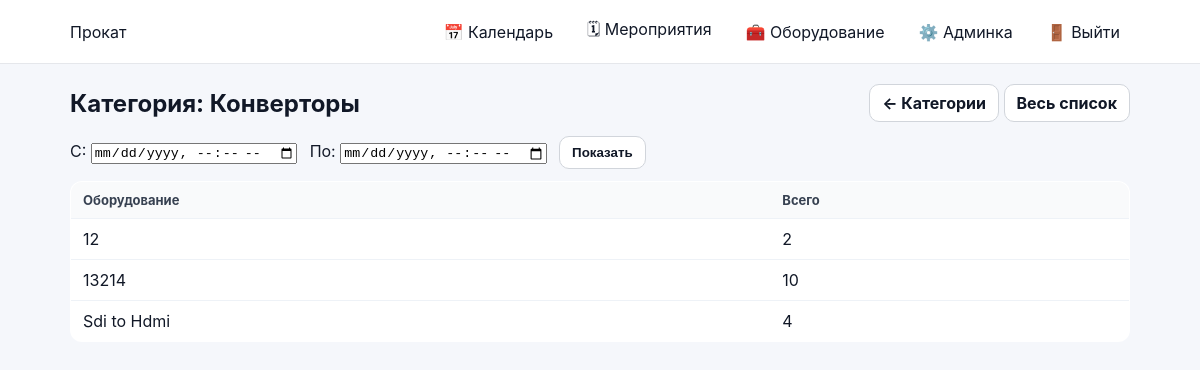
/equipment/category/1/ (signed in), run on an earlier commit of the app's database.
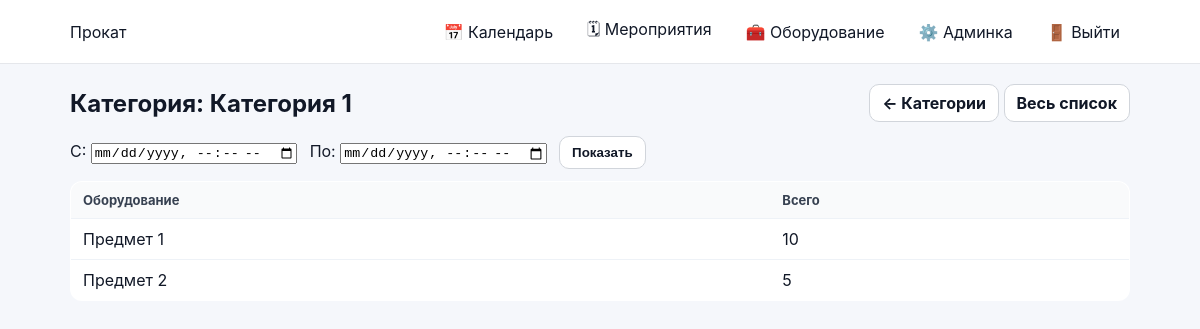
And on a later commit of the database.
### inventory/models.py (models this page shows, shortened)
class EquipmentCategory(models.Model):
    name = models.CharField(max_length=100, unique=True)

class Equipment(models.Model):
    STATUS_CHOICES = (
        ('available', 'Доступно'),
        ('rented', 'В прокате'),
        ('broken', 'Неисправно'),
    )
    name = models.CharField(max_length=200)
    category = models.ForeignKey(
        EquipmentCategory,
        on_delete=models.PROTECT,
        related_name='equipment'
    )
    serial_number = models.CharField(max_length=100, blank=True, null=True)
    quantity_total = models.PositiveIntegerField()
    location = models.CharField(max_length=200, blank=True)
    status = models.CharField(max_length=20, choices=STATUS_CHOICES, default='available')
    notes = models.TextField(blank=True)

### inventory/views.py (the view)
# urls.py: path('equipment/category/<int:category_id>/', equipment_category_view, name='equipment_category'),
@login_required
def equipment_category_view(request, category_id):
    category = get_object_or_404(EquipmentCategory, id=category_id)
    start = request.GET.get('start', '')
    end = request.GET.get('end', '')
    start_dt = _parse_dt(start)
    end_dt = _parse_dt(end)
    equipments = (
        Equipment.objects
        .filter(category=category)
        .select_related('category')
        .order_by('name')
    )
    rows = _rows_with_free(equipments, start_dt, end_dt)
    return render(request, 'inventory/equipment_category.html', {
        "category": category,
        "rows": rows,
        "start": start,
        "end": end,
        "has_period": bool(start_dt and end_dt),
    })

### inventory/views.py (called while the page is built, shortened)
def _parse_dt(value: str):
    if not value:
        return None

def _rows_with_free(equipments, start_dt, end_dt):
    rows = []
    free_map = None
    for eq in equipments:
        rows.append({
            "equipment": eq,
            "free": None if free_map is None else free_map.get(eq.id, 0),
        })
    return rows

### inventory/templates/inventory/equipment_category.html (shortened to what this page needs)
{% extends "base.html" %}
{% block content %}
<div class="toolbar">
    <h2 style="margin:0;">Категория: {{ category.name }}</h2>
    <div>
        <a class="btn" href="{% url 'equipment_list' %}">← Категории</a>
        <a class="btn" href="{% url 'equipment_list_all' %}">Весь список</a>
    </div>
</div>
<form method="get" style="margin: 12px 0;">
    <label>С:
        <input type="datetime-local" name="start" value="{{ start }}">
    </label>
    <label style="margin-left:8px;">По:
        <input type="datetime-local" name="end" value="{{ end }}">
    </label>
    <button class="btn" type="submit" style="margin-left:8px;">Показать</button>
</form>
<table class="list-table">
    <thead>
        <tr>
            <th>Оборудование</th>
            <th>Всего</th>
        </tr>
    </thead>
    <tbody>
        {% for row in rows %}
        <tr>
            <td><a href="{% url 'equipment_detail' row.equipment.id %}">{{ row.equipment.name }}</a></td>
            <td>{{ row.equipment.quantity_total }}</td>
        </tr>
        {% empty %}
        <tr>
            <td colspan="{% if has_period %}3{% else %}2{% endif %}">В этой категории нет оборудования</td>
        </tr>
        {% endfor %}
    </tbody>
</table>
{% endblock %}

What changed in the data, as far as the page shows it:
no longer on this page (row edited): Equipment: equipment.name "13214", equipment.quantity_total "10"
changed EquipmentCategory: name "Конверторы" → "Категория 1"
changed Equipment: equipment.name "Sdi to Hdmi" → "Предмет 1"; equipment.quantity_total "4" → "10"; moves up the list
changed Equipment: equipment.name "12" → "Предмет 2"; equipment.quantity_total "2" → "5"
